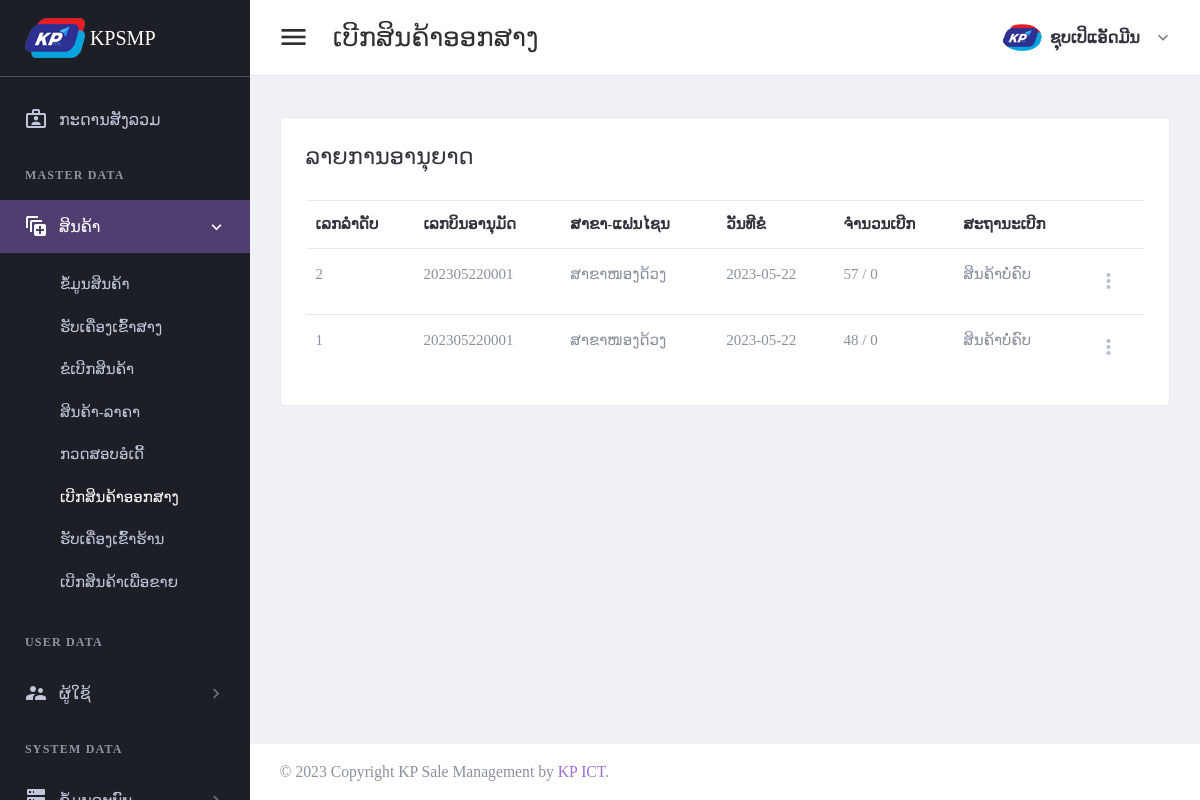
The page /page/approval-list.php (signed in) on the database as committed earlier.
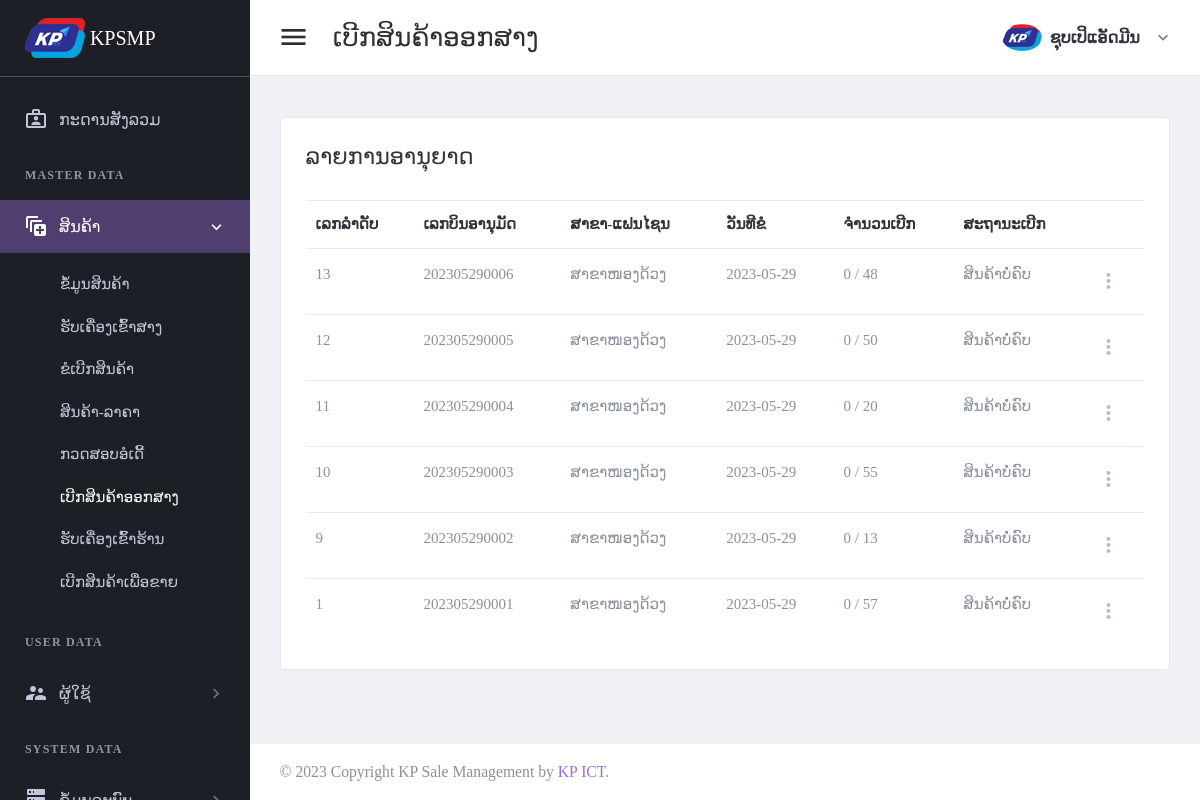
The same page on the database as committed later.
### tables this page shows
CREATE TABLE `tbl_header_title` (
  `ht_id` int(11) NOT NULL,
  `ht_name` varchar(300) DEFAULT NULL
);

CREATE TABLE `tbl_sub_title` (
  `st_id` int(11) NOT NULL,
  `st_name` varchar(300) DEFAULT NULL,
  `icon_code` varchar(100) DEFAULT NULL,
  `ht_id` int(11) DEFAULT NULL
);

CREATE TABLE `tbl_page_title` (
  `pt_id` int(11) NOT NULL,
  `pt_name` varchar(300) DEFAULT NULL,
  `ptf_name` varchar(100) DEFAULT NULL,
  `st_id` int(11) DEFAULT NULL
);

CREATE TABLE `tbl_approve_order` (
  `apo_id` int(11) NOT NULL,
  `apo_bill_number` varchar(30) DEFAULT NULL,
  `or_id` int(11) DEFAULT NULL,
  `br_id` int(11) DEFAULT NULL,
  `wh_id` int(11) DEFAULT NULL,
  `add_by` int(11) DEFAULT NULL,
  `date_register` date DEFAULT NULL
);

CREATE TABLE `tbl_branch` (
  `br_id` int(11) NOT NULL,
  `br_name` varchar(150) DEFAULT NULL,
  `br_status` int(11) DEFAULT NULL,
  `br_type` int(11) DEFAULT NULL,
  `add_by` int(11) DEFAULT NULL,
  `date_register` date DEFAULT NULL
);

### setting/checksession.php (called while the page is built, shortened)
<?php
	if($_SESSION['id_users'] == "" )
	{
	header("location:logout.php");
	}
	  else{
		$full_name = $_SESSION["full_name"];
		$role_id = $_SESSION["role_id"];
	}
?>

### page/approval-list.php (the view, shortened to what this page needs)
<?php
include("../setting/checksession.php");
include("../setting/conn.php");
$header_name = "ເບີກສິນຄ້າອອກສາງ";
$header_click = "2";
?>
<!DOCTYPE html>
<html lang="en" dir="ltr">
<head>
    <?php
    include("../setting/callcss.php");
    ?>
</head>
<body class="navbar-fixed sidebar-fixed" id="body">
    <div class="wrapper">
        <?php include "menu.php"; ?>
        <div class="page-wrapper">
            <?php
            include "header.php";
            ?>
            <div class="content-wrapper">
                <div class="content">
                    <div class="email-wrapper rounded border bg-white">
                        <div class="  no-gutters justify-content-center">
                            <div class="    ">
                                <div class="  p-4 p-xl-5">
                                    <div class="email-body-head mb-6 ">
                                        <h4 class="text-dark">ລາຍການອານຸຍາດ</h4>
                                    </div>
                                    <form method="post" id="additemorderfrm">
                                        <table id="productsTable2" class="table table-hover table-product" style="width:100%">
                                            <thead>
                                                <tr>
                                                    <th>ເລກລຳດັບ</th>
                                                    <th>ເລກບິນອານຸມັດ</th>
                                                    <th>ສາຂາ-ແຟນໄຊນ</th>
                                                    <th>ວັນທີຂໍ</th>
                                                    <th>ຈຳນວນເບີກ</th>
                                                    <th>ສະຖານະເບີກ</th>
                                                    <th></th>
                                                </tr>
                                            </thead>
                                            <tbody>
                                                <?php
                                                $stmt4 = $conn->prepare("
                                                SELECT a.apo_id,apo_bill_number,br_name,a.date_register as date_request
                                                FROM tbl_approve_order a
                                                left join tbl_branch c on a.br_id = c.br_id
                                                order by a.apo_id desc ");
                                                $stmt4->execute();
                                                if ($stmt4->rowCount() > 0) {
                                                    while ($row4 = $stmt4->fetch(PDO::FETCH_ASSOC)) {
                                                        $apo_id = $row4['apo_id'];
                                                ?>
                                                        <tr>
                                                            <td><?php echo $row4['apo_id'];?></td>
                                                            <td><?php echo $row4['apo_bill_number']; ?></td>
                                                            <td><?php echo $row4['br_name']; ?></td>
                                                            <td><?php echo $row4['date_request']; ?></td>
                                                            <?php
                                                            $rowio = $conn->query("select    sum(item_values) as item_count
                                                            from tbl_stock_out_warehouse_detail a
                                                            left join tbl_stock_out_warehouse b on a.sow_id = b.sow_id
                                                            where apo_id ='$apo_id'
                                                            group by apo_id  ")->fetch(PDO::FETCH_ASSOC);
                                                            if (!empty($rowio['item_count'])) {
                                                                $item_count =  $rowio['item_count'];
                                                            } else {
                                                                $item_count = 0;
                                                            }
                                                            $rowap = $conn->query("
                                                            select sum(item_values) as item_approve
                                                            from tbl_approve_order_detail
                                                            where apo_id ='$apo_id'
                                                            group by apo_id  ")->fetch(PDO::FETCH_ASSOC);
                                                            if (!empty($rowap['item_approve'])) {
                                                                $item_approve =  $rowap['item_approve'];
                                                            } else {
                                                                $item_approve = 0;
                                                            }
                                                            ?>
                                                            <td>
                                                                <?php
                                                                echo "$item_count";
                                                                echo " / ";
                                                                echo "$item_approve";
                                                                ?>
                                                            </td>
                                                            <td>
                                                                <?php
                                                                if ($item_count == $item_approve) {
                                                                    echo "ສິນຄ້າຄົບຖ້ວນ";
                                                                } else {
                                                                    echo "ສິນຄ້າບໍ່ຄົບ";
                                                                }
                                                                ?>
                                                            </td>
                                                            <td>
                                                                <div class="dropdown">
                                                                    <a class="dropdown-toggle icon-burger-mini" href="#" role="button" id="dropdownMenuLink" data-toggle="dropdown" aria-haspopup="true" aria-expanded="false" data-display="static">
                                                                    </a>
                                                                </div>
                                                            </td>
                                                        </tr>
                                                <?php
                                                    }
                                                }
                                                ?>
                                            </tbody>
                                        </table>
                                    </form>
                                </div>
                            </div>
                        </div>
                    </div>
                </div>
            </div>
            <?php include "footer.php"; ?>
        </div>
    </div>
</body>
</html>

### setting/callcss.php (shortened to what this page needs)
<link href="../plugins/material/css/materialdesignicons.min.css" rel="stylesheet" />
<link href="../plugins/simplebar/simplebar.css" rel="stylesheet" />
<link href="../plugins/material/css/materialdesignicons.min.css" rel="stylesheet" />
<link href="../plugins/nprogress/nprogress.css" rel="stylesheet" />
<link id="main-css-href" rel="stylesheet" href="../css/3style.css" />
<link href="../plugins/prism/prism.css" rel="stylesheet" />
<link href="../plugins/DataTables/DataTables-1.10.18/css/jquery.dataTables.min.css" rel="stylesheet" />
<link href="../css/sweetalert.css" rel="stylesheet">
<link href="../css/facebox.css" rel="stylesheet">

### page/menu.php
<aside class="left-sidebar sidebar-dark" id="left-sidebar">
  <div id="sidebar" class="sidebar sidebar-with-footer">
    <div class="app-brand">
      <a href="index.php">
        <img src="../images/iconmenu.png" alt="Mono">
        <span class="brand-name"> KPSMP</span>
      </a>
    </div>
    <div class="sidebar-left" data-simplebar style="height: 100%;">
      <ul class="nav sidebar-inner" id="sidebar-menu">
        <li class="<?php if ($header_click == 0) {
                      echo "active";
                    } ?>">
          <a class="sidenav-item-link" href="index.php">
            <i class="mdi mdi-briefcase-account-outline"></i>
            <span class="nav-text">ກະດານສັງລວມ</span>
          </a>
        </li>
        <?php
        $stmt = $conn->prepare(" SELECT distinct a.ht_id,ht_name
        FROM tbl_header_title a
        left join tbl_role_page b on a.ht_id = b.ht_id
        where role_id ='$role_id'
        order by  a.ht_id asc ");
        $stmt->execute();
        if ($stmt->rowCount() > 0) {
          while ($row = $stmt->fetch(PDO::FETCH_ASSOC)) {
            $ht_id = $row['ht_id'];
            $ht_name = $row['ht_name'];
        ?>
            <li class="section-title"> <?php echo "$ht_name"; ?></li>
            <?php
            $stmt1 = $conn->prepare("SELECT distinct a.st_id,st_name,role_id,icon_code
            FROM tbl_sub_title a
            left join tbl_role_page b on a.st_id = b.st_id
            where a.ht_id = '$ht_id' and role_id ='$role_id'
            order by a.st_id asc ");
            $stmt1->execute();
            if ($stmt1->rowCount() > 0) {
              while ($row1 = $stmt1->fetch(PDO::FETCH_ASSOC)) {
                $st_name = $row1['st_name'];
                $st_id = $row1['st_id'];
                $icon_code = $row1['icon_code'];
            ?>
                <li class='has-sub <?php if ($header_click == "$st_id") {
                                      echo "active expand";
                                    } ?>'>
                  <a class="sidenav-item-link" href="javascript:void(0)" data-toggle="collapse" data-target='#<?php echo "$st_name"; ?>' aria-expanded="false" aria-controls="<?php echo "$st_name"; ?>">
                    <i class="mdi <?php echo "$icon_code"; ?>"></i>
                    <span class="nav-text"> <?php echo "$st_name"; ?> </span> <b class="caret"></b>
                  </a>
                  <ul class='collapse <?php if ($header_click == "$st_id") {
                                        echo "show";
                                      } ?>' id="<?php echo "$st_name"; ?>" data-parent="#sidebar-menu">
                    <div class="sub-menu">
                      <?php
                      $stmt2 = $conn->prepare(" SELECT pt_name,ptf_name
                      FROM tbl_page_title a
                      left join tbl_role_page b on a.pt_id = b.pt_id
                      where a.st_id = '$st_id' and role_id ='$role_id'
                      order by a.pt_id asc ");
                      $stmt2->execute();
                      if ($stmt2->rowCount() > 0) {
                        while ($row2 = $stmt2->fetch(PDO::FETCH_ASSOC)) {
                          $pt_name = $row2['pt_name'];
                      ?>
                          <li class="<?php if ($header_name ==  $row2['pt_name']) {
                                        echo "active";
                                      } ?>">
                            <a class="sidenav-item-link" href='<?php echo $row2['ptf_name'] ?>'>
                              <span class="nav-text"><?php echo "$pt_name"; ?></span>
                            </a>
                          </li>
                      <?php
                        }
                      }
                      ?>
                    </div>
                  </ul>
              <?php
              }
            }
              ?>
                </li>
            <?php
          }
        }
            ?>
      </ul>
    </div>
  </div>
</aside>

### page/header.php (shortened to what this page needs)
<header class="main-header" id="header">
  <nav class="navbar navbar-expand-lg navbar-light" id="navbar">
    <button id="sidebar-toggler" class="sidebar-toggle">
    </button>
    <span class="page-title"><?php echo "$header_name"; ?></span>
    <div class="navbar-right ">
      <ul class="nav navbar-nav">
        <li class="dropdown user-menu">
          <button class="dropdown-toggle nav-link" data-toggle="dropdown">
            <img src="../images/iconmenu.png" class="user-image rounded-circle" alt="User Image" />
            <span class="d-none d-lg-inline-block"><?php echo "$full_name"; ?></span>
          </button>
        </li>
      </ul>
    </div>
  </nav>
</header>

### page/footer.php (shortened to what this page needs)
<footer class="footer mt-auto">
	<div class="copyright bg-white">
		<p>
			&copy; <span id="copy-year"></span> Copyright KP Sale Management by <a class="text-primary"> KP ICT</a>.
		</p>
	</div>
</footer>

Rows that differ between the two databases and show on the page:
removed tbl_approve_order: apo_id "2", apo_bill_number "202305220001", br.br_name "ສາຂາໜອງດ້ວງ", date_register "2023-05-22", item_count "57", item_approve "0"
added tbl_approve_order: apo_id "13", apo_bill_number "202305290006", br.br_name "ສາຂາໜອງດ້ວງ", date_register "2023-05-29", item_count "0", item_approve "48"
added tbl_approve_order: apo_id "12", apo_bill_number "202305290005", br.br_name "ສາຂາໜອງດ້ວງ", date_register "2023-05-29", item_count "0", item_approve "50"
added tbl_approve_order: apo_id "11", apo_bill_number "202305290004", br.br_name "ສາຂາໜອງດ້ວງ", date_register "2023-05-29", item_count "0", item_approve "20"
added tbl_approve_order: apo_id "10", apo_bill_number "202305290003", br.br_name "ສາຂາໜອງດ້ວງ", date_register "2023-05-29", item_count "0", item_approve "55"
added tbl_approve_order: apo_id "9", apo_bill_number "202305290002", br.br_name "ສາຂາໜອງດ້ວງ", date_register "2023-05-29", item_count "0", item_approve "13"
changed tbl_approve_order id 1: apo_bill_number "202305220001" → "202305290001"; date_register "2023-05-22" → "2023-05-29"; item_count "48" → "0"; item_approve "0" → "57"
